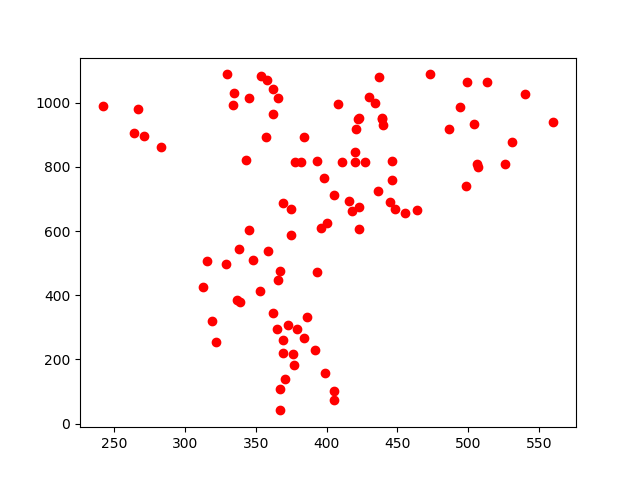
#> input picture aaaaaaa.png, 640 x 480 px, given in place of ex.png, which was not available
$ python ayuda_plotpuntos.py
#> lines starting #> are read from the running program, lines starting #| are printed output that depends on the picture
############DEBUG 3
from scipy.ndimage import rotate
import os
from matplotlib import pyplot as plt
vector=[
		[[367, 107], [405, 103], [405, 73], [367, 41]],
		[[384, 266], [369, 261], [322, 253], [369, 221], [392, 228], [376, 216], [377, 182], [399, 158], [371, 139]],
		[[337, 386], [339, 379], [362, 344], [386, 332], [365, 294], [373, 307], [319, 319], [379, 295]],
		[[359, 538], [348, 509], [316, 505],[329, 496], [366, 448], [367, 475], [393, 471], [353, 414], [313, 425]],
		[[423, 675], [448, 670], [464, 666], [375, 670], [418, 662], [455, 657], [400, 625], [423, 605], [345, 602], [396, 608], [375, 587], [338, 544]],
		[[427, 814], [411, 814], [382, 814], [378, 814], [506, 810], [526, 810], [507, 798], [446,759], [369, 688], [498, 740], [445, 690], [436, 725], [416, 695], [405, 711], [398, 766]],
		[[422, 948], [439, 948], [504, 935], [560, 940], [440, 930], [421, 918], [264, 906], [486, 917], [357, 892], [283, 861], [420, 847], [271, 895], [531, 876], [446, 817], [420, 816], [393, 817], [384, 893], [343, 820]],
		[[354, 1082], [437, 1080], [358, 1071], [499, 1065], [513, 1065], [335, 1031], [430, 1019], [345, 1014], [366, 1013], [362, 1043], [408, 997], [434, 998], [267, 980], [334, 993], [540, 1027], [494, 986], [439, 952], [423, 953], [362, 965], [242, 991]],
		[[473, 1088], [330, 1088]]
		]

ttitulo_final='todoslospuntos.png'
tamaño=len(vector)
vector_pro=[]
for i in range (0,tamaño):
	#print(vector[i])
	tam_i=len(vector[i])
	print(tam_i)
	#plt.plot(*sum(a, []), marker='o', color='r')
	#plt.show()
	for ii in range (0,tam_i):
		#print(vector[i][ii])
		alfa=vector[i][ii]
		bravo = alfa[::-1]

		vector_pro.append(alfa)
print(vector_pro)
img = plt.imread("ex.png")
#> img is the input picture: shape (480, 640, 4) float32; mean R, G, B, A 0.99, 0.967, 0.967, 1
#img2 = rotate(img, -270)
fig, ax = plt.subplots()
ax.imshow(img)
lar=len(vector_pro)
x_vector=[]
y_vector=[]
for i in range(0,lar):
	x_vector.append(vector_pro[i][0])
	y_vector.append(vector_pro[i][1])

plt.plot(x_vector,y_vector, marker='o')
#818
#1090
plt.xlim(0, 818)
plt.ylim(0, 1090)
titulo_final='aabbccdd.png'
plt.savefig(titulo_final)
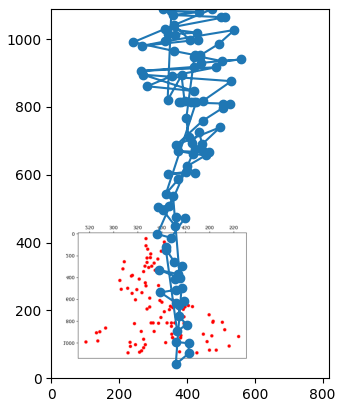
#> figure drawn by matplotlib, 1 panel
plt.show()

$ run again, on abcde.png
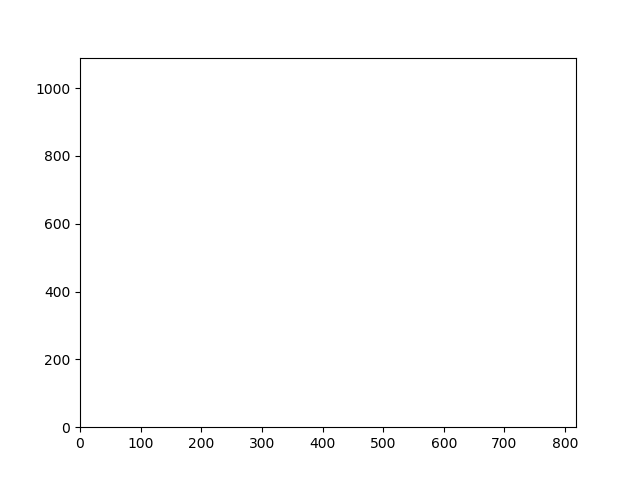
#> input picture abcde.png, 640 x 480 px, given in place of ex.png, which was not available
#> img is the input picture: shape (480, 640, 4) float32; mean R, G, B, A 0.99, 0.99, 0.99, 1
#> `plt.savefig(titulo_final)`:
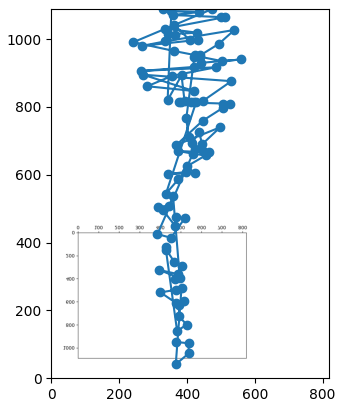
#> figure drawn by matplotlib, 1 panel
